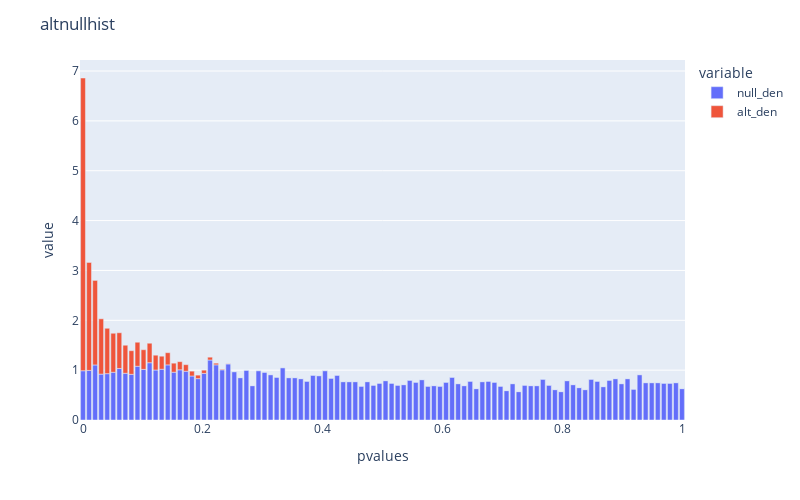

The notebook cell this image was saved under:
### Code cell
altnullhist(pvalues, loc_fdr, score_name="pvalues", alt_ontopof_null=False)
